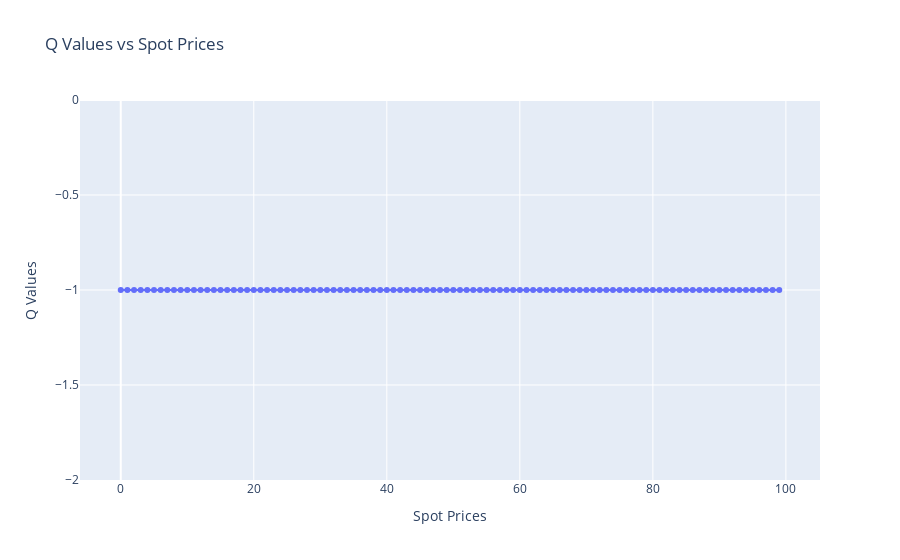

The notebook cell this image was saved under:
### Code cell
import plotly.graph_objs as go
# import plotly.offline as pyo

trace = go.Scatter(
    x = spotPrices,
    y = qvals,
    mode = 'lines+markers',
    name = 'Q Values'
)
layout = go.Layout(
    title = 'Q Values vs Spot Prices',
    xaxis = dict(title = 'Spot Prices'),
    yaxis = dict(title = 'Q Values')
)
fig = go.Figure(data=[trace], layout=layout)
fig.show()

### Figure 1 — Plotly figure (JSON) as saved in the notebook; plotly's stock layout.template omitted (floating-point values rounded to 4 significant figures)
{"data": [{"mode": "lines+markers", "name": "Q Values", "type": "scatter", "x": [0, 1, 2, 3, 4, 5, 6, 7, 8, 9, 10, 11, 12, 13, 14, 15, 16, 17, 18, 19, 20, 21, 22, 23, 24, 25, 26, 27, 28, 29, 30, 31, 32, 33, 34, 35, 36, 37, 38, 39, 40, 41, 42, 43, 44, 45, 46, 47, 48, 49, 50, 51, 52, 53, 54, 55, 56, 57, 58, 59, 60, 61, 62, 63, 64, 65, 66, 67, 68, 69, 70, 71, 72, 73, 74, 75, 76, 77, 78, 79, 80, 81, 82, 83, 84, 85, 86, 87, 88, 89, 90, 91, 92, 93, 94, 95, 96, 97, 98, 99], "y": [-1, -1, -1, -1, -1, -1, -1, -1, -1, -1, -1, -1, -1, -1, -1, -1, -1, -1, -1, -1, -1, -1, -1, -1, -1, -1, -1, -1, -1, -1, -1, -1, -1, -1, -1, -1, -1, -1, -1, -1, -1, -1, -1, -1, -1, -1, -1, -1, -1, -1, -1, -1, -1, -1, -1, -1, -1, -1, -1, -1, -1, -1, -1, -1, -1, -1, -1, -1, -1, -1, -1, -1, -1, -1, -1, -1, -1, -1, -1, -1, -1, -1, -1, -1, -1, -1, -1, -1, -1, -1, -1, -1, -1, -1, -1, -1, -1, -1, -1, -1]}], "layout": {"title": {"text": "Q Values vs Spot Prices"}, "xaxis": {"title": {"text": "Spot Prices"}}, "yaxis": {"title": {"text": "Q Values"}}}}
